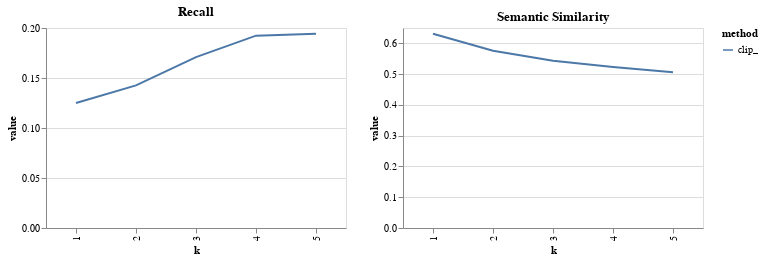

Notebook code cell kept with this figure:
### Code cell
rec_graph | sim_graph

### Figure 1 — Vega-Lite specification as saved in the notebook (floating-point values rounded to 4 significant figures)
{"config": {"view": {"continuousWidth": 300, "continuousHeight": 300}}, "hconcat": [{"data": {"name": "data-3837ea1fac604f2c5696694d98760f6c"}, "mark": {"type": "line"}, "encoding": {"color": {"field": "method", "type": "nominal"}, "x": {"field": "k", "type": "ordinal"}, "y": {"field": "value", "type": "quantitative"}}, "height": 200, "title": "Recall", "width": 300}, {"data": {"name": "data-50da87e47d8943c12917a8a9c727d485"}, "mark": {"type": "line"}, "encoding": {"color": {"field": "method", "type": "nominal"}, "x": {"field": "k", "type": "ordinal"}, "y": {"field": "value", "type": "quantitative"}}, "height": 200, "title": "Semantic Similarity", "width": 300}], "$schema": "https://vega.github.io/schema/vega-lite/v5.20.1.json", "datasets": {"data-3837ea1fac604f2c5696694d98760f6c": [{"method": "clip_", "metric": "Recall", "k": "1", "value": 0.125}, {"method": "clip_", "metric": "Recall", "k": "2", "value": 0.1426}, {"method": "clip_", "metric": "Recall", "k": "3", "value": 0.1709}, {"method": "clip_", "metric": "Recall", "k": "4", "value": 0.1923}, {"method": "clip_", "metric": "Recall", "k": "5", "value": 0.1942}], "data-50da87e47d8943c12917a8a9c727d485": [{"method": "clip_", "metric": "Semantic Similarity", "k": "1", "value": 0.6313}, {"method": "clip_", "metric": "Semantic Similarity", "k": "2", "value": 0.5762}, {"method": "clip_", "metric": "Semantic Similarity", "k": "3", "value": 0.5437}, {"method": "clip_", "metric": "Semantic Similarity", "k": "4", "value": 0.5236}, {"method": "clip_", "metric": "Semantic Similarity", "k": "5", "value": 0.5062}]}}
